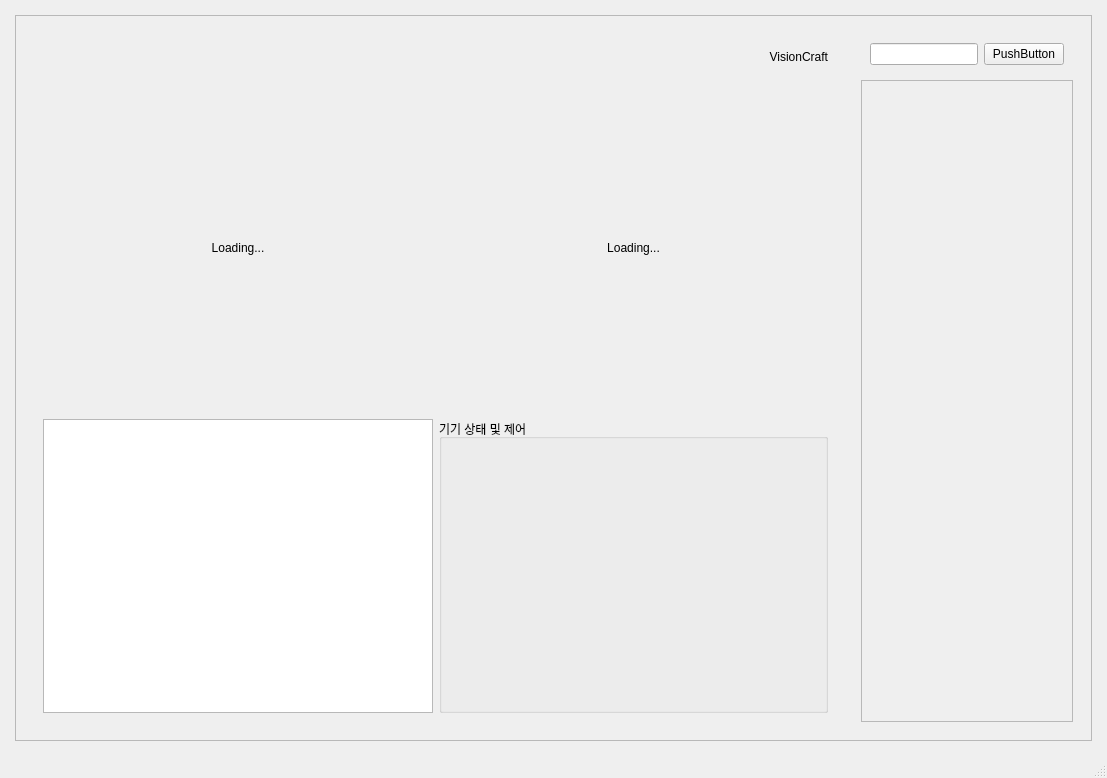
<?xml version="1.0" encoding="UTF-8"?>
<ui version="4.0">
 <class>ConveyorWindow</class>
 <widget class="QMainWindow" name="ConveyorWindow">
  <property name="geometry">
   <rect>
    <x>0</x>
    <y>0</y>
    <width>1107</width>
    <height>778</height>
   </rect>
  </property>
  <property name="windowTitle">
   <string>MainWindow</string>
  </property>
  <widget class="QWidget" name="centralwidget">
   <layout class="QVBoxLayout" name="verticalLayout">
    <property name="leftMargin">
     <number>15</number>
    </property>
    <property name="topMargin">
     <number>15</number>
    </property>
    <property name="rightMargin">
     <number>15</number>
    </property>
    <property name="bottomMargin">
     <number>15</number>
    </property>
    <item>
     <widget class="QFrame" name="frame">
      <property name="frameShape">
       <enum>QFrame::Shape::StyledPanel</enum>
      </property>
      <property name="frameShadow">
       <enum>QFrame::Shadow::Raised</enum>
      </property>
      <layout class="QHBoxLayout" name="horizontalLayout_4">
       <item>
        <widget class="QWidget" name="widget" native="true">
         <layout class="QVBoxLayout" name="verticalLayout_3">
          <item>
           <layout class="QVBoxLayout" name="verticalLayout_2">
            <item>
             <widget class="QWidget" name="topBannerWidget" native="true">
              <property name="sizePolicy">
               <sizepolicy hsizetype="Preferred" vsizetype="Fixed">
                <horstretch>0</horstretch>
                <verstretch>0</verstretch>
               </sizepolicy>
              </property>
              <layout class="QHBoxLayout" name="horizontalLayout">
               <item>
                <widget class="QLabel" name="labelEvent">
                 <property name="sizePolicy">
                  <sizepolicy hsizetype="Expanding" vsizetype="Expanding">
                   <horstretch>0</horstretch>
                   <verstretch>0</verstretch>
                  </sizepolicy>
                 </property>
                 <property name="text">
                  <string>&lt;html&gt;&lt;head/&gt;&lt;body&gt;&lt;p&gt;&lt;br/&gt;&lt;/p&gt;&lt;/body&gt;&lt;/html&gt;</string>
                 </property>
                 <property name="textFormat">
                  <enum>Qt::TextFormat::RichText</enum>
                 </property>
                </widget>
               </item>
               <item>
                <widget class="QLabel" name="labelvc">
                 <property name="text">
                  <string>VisionCraft</string>
                 </property>
                 <property name="alignment">
                  <set>Qt::AlignmentFlag::AlignRight|Qt::AlignmentFlag::AlignTrailing|Qt::AlignmentFlag::AlignVCenter</set>
                 </property>
                </widget>
               </item>
              </layout>
             </widget>
            </item>
            <item>
             <widget class="QWidget" name="errorMessageContainer" native="true"/>
            </item>
            <item>
             <widget class="QWidget" name="cameraSectionWidget" native="true">
              <layout class="QHBoxLayout" name="horizontalLayout_2">
               <item>
                <widget class="QLabel" name="labelCamRPi">
                 <property name="sizePolicy">
                  <sizepolicy hsizetype="Expanding" vsizetype="Expanding">
                   <horstretch>0</horstretch>
                   <verstretch>0</verstretch>
                  </sizepolicy>
                 </property>
                 <property name="text">
                  <string>Loading...</string>
                 </property>
                 <property name="alignment">
                  <set>Qt::AlignmentFlag::AlignCenter</set>
                 </property>
                </widget>
               </item>
               <item>
                <widget class="QLabel" name="labelCamHW">
                 <property name="sizePolicy">
                  <sizepolicy hsizetype="Expanding" vsizetype="Expanding">
                   <horstretch>0</horstretch>
                   <verstretch>0</verstretch>
                  </sizepolicy>
                 </property>
                 <property name="text">
                  <string>Loading...</string>
                 </property>
                 <property name="alignment">
                  <set>Qt::AlignmentFlag::AlignCenter</set>
                 </property>
                </widget>
               </item>
              </layout>
             </widget>
            </item>
            <item>
             <widget class="QWidget" name="bottomSectionWidget" native="true">
              <layout class="QHBoxLayout" name="horizontalLayout_3">
               <item>
                <widget class="QTextEdit" name="textLog"/>
               </item>
               <item>
                <widget class="QGroupBox" name="groupControl">
                 <property name="sizePolicy">
                  <sizepolicy hsizetype="Expanding" vsizetype="Expanding">
                   <horstretch>0</horstretch>
                   <verstretch>0</verstretch>
                  </sizepolicy>
                 </property>
                 <property name="title">
                  <string>기기 상태 및 제어</string>
                 </property>
                </widget>
               </item>
              </layout>
             </widget>
            </item>
           </layout>
          </item>
         </layout>
        </widget>
       </item>
       <item>
        <widget class="QWidget" name="widget_6" native="true">
         <property name="sizePolicy">
          <sizepolicy hsizetype="Fixed" vsizetype="Preferred">
           <horstretch>0</horstretch>
           <verstretch>0</verstretch>
          </sizepolicy>
         </property>
         <layout class="QVBoxLayout" name="verticalLayout_4">
          <item>
           <widget class="QWidget" name="widget_7" native="true">
            <layout class="QHBoxLayout" name="horizontalLayout_9">
             <item>
              <widget class="QLineEdit" name="lineEdit"/>
             </item>
             <item>
              <widget class="QPushButton" name="pushButton">
               <property name="text">
                <string>PushButton</string>
               </property>
              </widget>
             </item>
            </layout>
           </widget>
          </item>
          <item>
           <widget class="QScrollArea" name="scrollArea">
            <property name="widgetResizable">
             <bool>true</bool>
            </property>
            <widget class="QWidget" name="scrollAreaWidgetContents_2">
             <property name="geometry">
              <rect>
               <x>0</x>
               <y>0</y>
               <width>270</width>
               <height>591</height>
              </rect>
             </property>
            </widget>
           </widget>
          </item>
         </layout>
        </widget>
       </item>
      </layout>
     </widget>
    </item>
   </layout>
  </widget>
  <widget class="QMenuBar" name="menubar">
   <property name="geometry">
    <rect>
     <x>0</x>
     <y>0</y>
     <width>1107</width>
     <height>26</height>
    </rect>
   </property>
  </widget>
  <widget class="QStatusBar" name="statusbar"/>
 </widget>
 <resources/>
 <connections/>
</ui>
